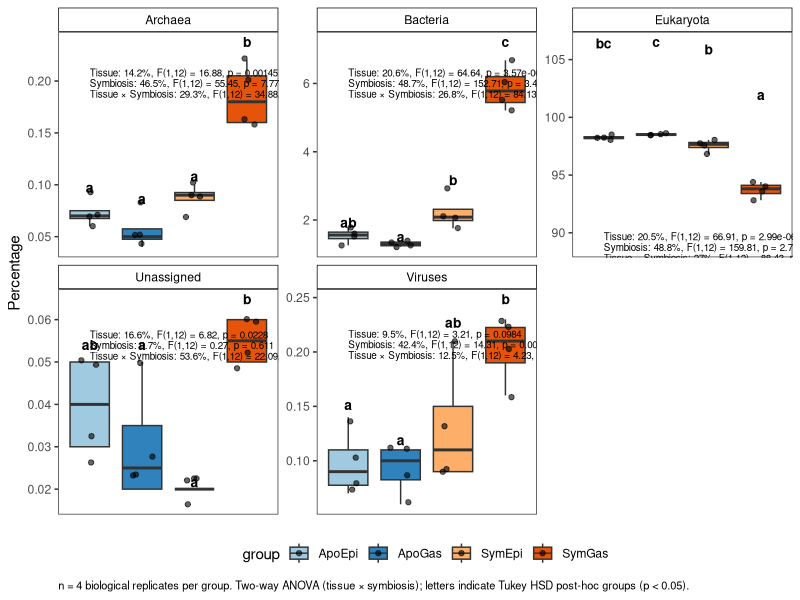

Write the R code that produced this figure.
# Fig. 2a-c: mRNA-derived coding taxonomy boxplots with two-way ANOVA,
# Tukey HSD post-hoc tests and non-parametric alternatives.
#
# Input : Fig2abc_coding_taxonomy.xlsx
# Output: Fig2abc_coding_taxonomy.pdf
#         Supplementary_Table_assumption_checks_Fig2.csv
#         Supplementary_Table_ANOVA_Fig2.csv
#         Supplementary_Table_ANOVA_FDR_Fig2.csv
#         Supplementary_Table_TukeyHSD_Fig2.csv
#         Supplementary_Table_NonParametric_Fig2.csv
# Run with this folder (DataCode) as the working directory.

library(tidyverse)
library(readxl)
library(ggpubr)
library(car)
library(emmeans)
library(multcomp)
library(rstatix)

df <- read_xlsx("Fig2abc_coding_taxonomy.xlsx")

tissue_col <- c("ApoEpi" = "#A0CAE0",
                "ApoGas" = "#3082BC",
                "SymEpi" = "#FDAF69",
                "SymGas" = "#E55409")

# ---- Derive tissue/symbiosis factors from the four-level Group column ----
df <- df %>%
  mutate(group = Group) %>%
  separate(Group, into = c("symbiosis", "tissue"), sep = 3)

sample_sizes <- df %>% count(Taxon, group, name = "n")

# ---- 1. ANOVA assumption checks ----
assumption_checks <- df %>%
  group_by(Taxon) %>%
  summarize(
    shapiro_p = {
      mod <- aov(Percentage ~ tissue * symbiosis, data = cur_data())
      shapiro.test(residuals(mod))$p.value
    },
    levene_p = {
      car::leveneTest(Percentage ~ interaction(tissue, symbiosis),
                      data = cur_data())$`Pr(>F)`[1]
    },
    .groups = "drop"
  )
write.csv(assumption_checks, "Supplementary_Table_assumption_checks_Fig2.csv",
          row.names = FALSE)

# ---- 2. Full two-way ANOVA tables ----
full_anova_results <- df %>%
  group_by(Taxon) %>%
  reframe({
    mod <- aov(Percentage ~ tissue * symbiosis, data = cur_data())
    at  <- summary(mod)[[1]]
    total_ss <- sum(at$`Sum Sq`)
    tibble(
      Source       = rownames(at),
      Df           = at$Df,
      Sum_Sq       = round(at$`Sum Sq`, 4),
      Mean_Sq      = round(at$`Mean Sq`, 4),
      F_value      = round(at$`F value`, 3),
      p_value      = at$`Pr(>F)`,
      Variance_pct = round(at$`Sum Sq` / total_ss * 100, 1)
    )
  })
write.csv(full_anova_results, "Supplementary_Table_ANOVA_Fig2.csv", row.names = FALSE)

# ---- 3. FDR correction across taxa ----
fdr_corrected <- full_anova_results %>%
  filter(!is.na(p_value)) %>%
  group_by(Source) %>%
  mutate(p_adjusted = p.adjust(p_value, method = "BH")) %>%
  ungroup()
write.csv(fdr_corrected, "Supplementary_Table_ANOVA_FDR_Fig2.csv", row.names = FALSE)

# ---- 4. Tukey HSD post-hoc + compact letter display ----
posthoc_results <- df %>%
  group_by(Taxon) %>%
  reframe({
    mod <- aov(Percentage ~ group, data = cur_data())
    overall_p <- summary(mod)[[1]]$`Pr(>F)`[1]
    if (!is.na(overall_p) && overall_p < 0.05) {
      tukey <- TukeyHSD(mod, "group")$group
      tibble(Comparison = rownames(tukey),
             Difference = round(tukey[, "diff"], 4),
             Lower_CI = round(tukey[, "lwr"], 4),
             Upper_CI = round(tukey[, "upr"], 4),
             p_adjusted = round(tukey[, "p adj"], 6),
             Significant = tukey[, "p adj"] < 0.05)
    } else {
      tibble(Comparison = "ANOVA not significant",
             Difference = NA_real_, Lower_CI = NA_real_,
             Upper_CI = NA_real_, p_adjusted = NA_real_, Significant = NA)
    }
  })
write.csv(posthoc_results, "Supplementary_Table_TukeyHSD_Fig2.csv", row.names = FALSE)

cld_results <- df %>%
  group_by(Taxon) %>%
  reframe({
    mod <- aov(Percentage ~ group, data = cur_data())
    overall_p <- summary(mod)[[1]]$`Pr(>F)`[1]
    if (!is.na(overall_p) && overall_p < 0.05) {
      emm <- emmeans(mod, "group")
      cld_out <- cld(emm, Letters = letters, adjust = "tukey")
      tibble(group = as.character(cld_out$group),
             emmean = round(cld_out$emmean, 3),
             letter = trimws(cld_out$.group))
    } else {
      tibble(group = c("ApoEpi", "ApoGas", "SymEpi", "SymGas"),
             emmean = NA_real_, letter = "ns")
    }
  })

# ---- 5. Non-parametric alternative ----
nonparam_results <- df %>%
  group_by(Taxon) %>%
  reframe({
    kt <- kruskal.test(Percentage ~ group, data = cur_data())
    if (kt$p.value < 0.05) {
      dunn <- rstatix::dunn_test(cur_data(), Percentage ~ group,
                                 p.adjust.method = "BH")
      tibble(Test = "Kruskal-Wallis + Dunn",
             KW_chi2 = round(kt$statistic, 3),
             KW_df = kt$parameter, KW_p = kt$p.value,
             Group1 = dunn$group1, Group2 = dunn$group2,
             Dunn_p_adj = dunn$p.adj, Dunn_signif = dunn$p.adj.signif)
    } else {
      tibble(Test = "Kruskal-Wallis",
             KW_chi2 = round(kt$statistic, 3),
             KW_df = kt$parameter, KW_p = kt$p.value,
             Group1 = NA_character_, Group2 = NA_character_,
             Dunn_p_adj = NA_real_, Dunn_signif = NA_character_)
    }
  })
write.csv(nonparam_results, "Supplementary_Table_NonParametric_Fig2.csv",
          row.names = FALSE)

# ---- 6. Figure ----
anova_labels <- df %>%
  group_by(Taxon) %>%
  summarize(
    label = {
      mod <- aov(Percentage ~ tissue * symbiosis, data = cur_data())
      at  <- summary(mod)[[1]]
      total_ss <- sum(at$`Sum Sq`)
      paste0(
        "Tissue: ", round(at$`Sum Sq`[1]/total_ss*100, 1),
        "%, F(", at$Df[1], ",", at$Df[4], ") = ", round(at$`F value`[1], 2),
        ", p = ", signif(at$`Pr(>F)`[1], 3),
        "\nSymbiosis: ", round(at$`Sum Sq`[2]/total_ss*100, 1),
        "%, F(", at$Df[2], ",", at$Df[4], ") = ", round(at$`F value`[2], 2),
        ", p = ", signif(at$`Pr(>F)`[2], 3),
        "\nTissue \u00D7 Symbiosis: ", round(at$`Sum Sq`[3]/total_ss*100, 1),
        "%, F(", at$Df[3], ",", at$Df[4], ") = ", round(at$`F value`[3], 2),
        ", p = ", signif(at$`Pr(>F)`[3], 3)
      )
    },
    max_y = max(Percentage, na.rm = TRUE),
    .groups = "drop"
  )

plot_letters <- cld_results %>%
  left_join(df %>%
              group_by(Taxon, group) %>%
              summarize(y_pos = max(Percentage, na.rm = TRUE), .groups = "drop"),
            by = c("Taxon", "group"))

p <- ggplot(df, aes(x = group, y = Percentage, fill = group)) +
  geom_boxplot(outlier.shape = NA) +
  geom_jitter(width = 0.2, alpha = 0.6, size = 1.5) +
  facet_wrap(~Taxon, scales = "free_y") +
  geom_text(data = anova_labels,
            aes(x = 1, y = max_y * 0.9, label = label),
            inherit.aes = FALSE, hjust = 0, size = 2.5, lineheight = 0.9) +
  geom_text(data = plot_letters,
            aes(x = group, y = y_pos * 1.08, label = letter),
            inherit.aes = FALSE, size = 3.5, fontface = "bold") +
  labs(y = "Percentage", x = NULL,
       caption = paste0("n = ", unique(sample_sizes$n)[1],
                        " biological replicates per group. ",
                        "Two-way ANOVA (tissue \u00D7 symbiosis); ",
                        "letters indicate Tukey HSD post-hoc groups (p < 0.05).")) +
  scale_fill_manual(values = tissue_col) +
  theme_bw() +
  theme(
    panel.grid.major = element_blank(),
    panel.grid.minor = element_blank(),
    panel.background = element_blank(),
    axis.text.x      = element_blank(),
    axis.ticks.x     = element_blank(),
    strip.background = element_rect(fill = "white", color = "black"),
    strip.text       = element_text(color = "black"),
    legend.position  = "bottom",
    plot.caption     = element_text(hjust = 0, size = 8)
  )

ggsave("Fig2abc_coding_taxonomy.pdf", plot = p,
       width = 12, height = 8, units = "in")
